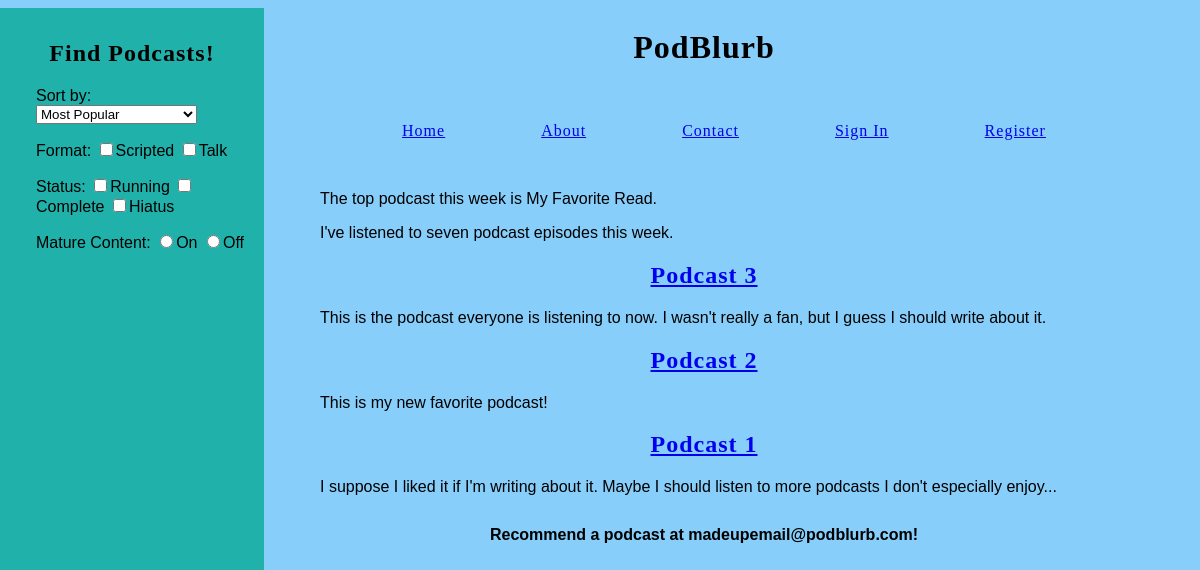
/, run on an earlier commit of the app's database.
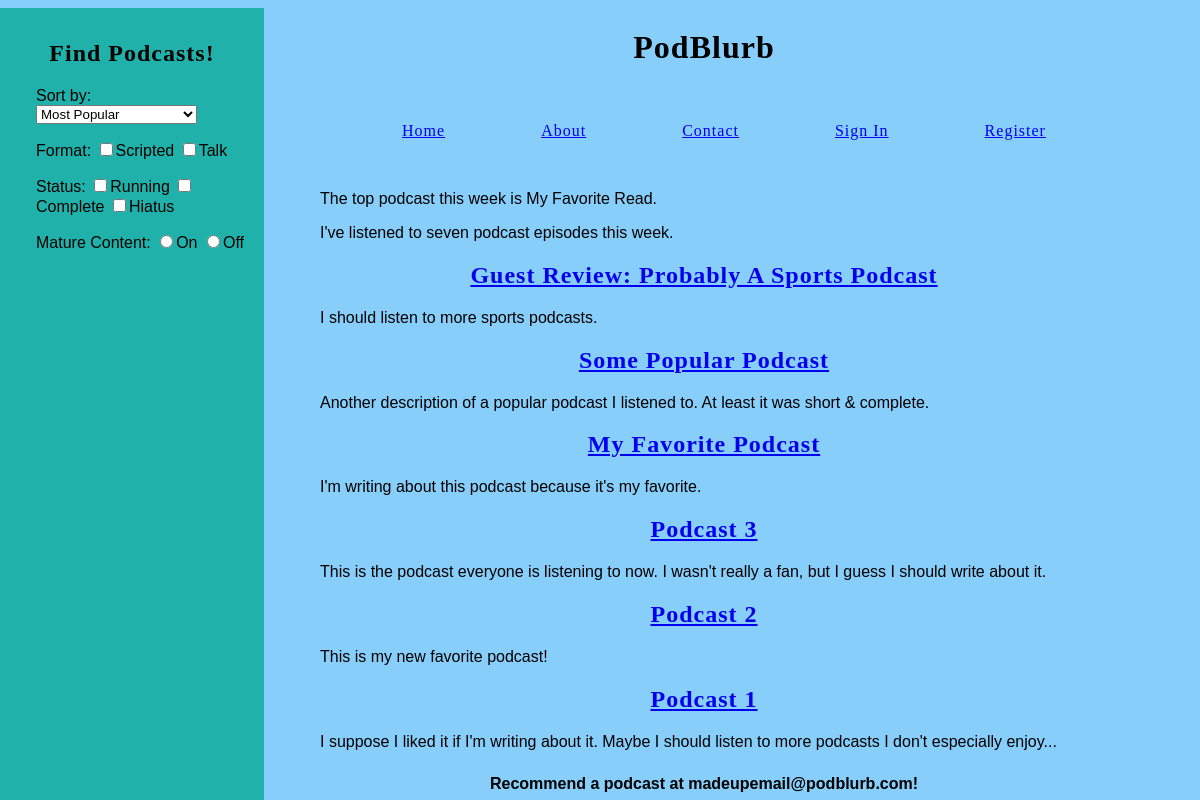
And on a later commit of the database.
### collection/models.py (models this page shows)
class podcast_show(models.Model):
    name = models.CharField(max_length=255)
    description = models.TextField()
    slug = models.SlugField(unique=True)
    user = models.OneToOneField(User, blank=True, null=True)

### collection/views.py (the view)
# urls.py: url(r'^$', views.index, name='home'),
def index(request):
    podcast = 'my favorite read'
    number = 7
    shows = podcast_show.objects.all().order_by('id').reverse()
    return render(request, 'index.html', {
        'pdc':podcast,
        'num':number,
        'podcasts':shows
    })

### collection/templates/index.html (shortened to what this page needs)
{% extends 'base.html' %}
{% load humanize %}
{% block content %}
    <p>The top podcast this week is {{pdc|title}}.</p>
    <p>I've listened to {{num|apnumber}} podcast episode{{num|pluralize}} this week.</p>
    {% for s in podcasts %}
        <h2><a href="{% url 'show' slug=s.slug %}">{{s.name}}</a></h2>
        <p>{{s.description}}</p>
    {% endfor %}
{% endblock content %}

### collection/templates/base.html (shortened to what this page needs)
{% load staticfiles %}
<!doctype html>
<html>
    <head>
        <link rel="stylesheet" href="{% static 'css/style.css' %}" type="text/css">
        <div class="sidebar">
            <h2>Find Podcasts!</h2>
            <p>
            <label>Sort by:
                <select name="pd_sorting">
                    <option value="most_popular">Most Popular</option>
                </select>
            </label>
            </p>
            <p>
            <label>Format:
                <input type="checkbox" name="pd_format" value="scripted" />Scripted
                <input type="checkbox" name="pd_format" value="talk" />Talk
            </label>
            </p>
            <p>
            <label>Status:
                <input type="checkbox" name="pd_status" value="running" />Running
                <input type="checkbox" name="pd_status" value="complete" />Complete
                <input type="checkbox" name="pd_status" value="hiatus" />Hiatus
            </label>
            </p>
            <p>
            <label>Mature Content:
                <input type="radio" name="pd_mature" value="on" />On
                <input type="radio" name="pd_mature" value="off" />Off
            </label>
            </p>
        </div>
        <div class="banner">
            <h1>PodBlurb</h1>
            <nav>
                <ul>
                    <li><a href="{% url 'home' %}">Home</a></li>
                    <li><a href="{% url 'about' %}">About</a></li>
                    <li><a href="{% url 'contact' %}">Contact</a></li>
                    {% if user.is_authenticated %}
                    <li><a href={% url 'auth_logout' %}>Logout</a></li >
                    {% else %}
                    <li><a href={% url 'auth_login' %}>Sign In</a></li>
                    <li><a href={% url 'registration_register' %}>Register</a></li>
                    {% endif %}
                </ul>
            </nav>
        </div>
    </head>
    <body>
        {% block content %}{% endblock content %}
        <div class="foot">
            <footer>
                Recommend a podcast at madeupemail@podblurb.com!
            </footer>
        </div>
    </body>
</html>

### collection/static/css/style.css (style rules this page uses)
body { background-color: lightskyblue; width: 80%; position: absolute; left: 18%; padding-bottom: 2%; }
h1, h2, h3, a { text-align: center; font-family: Impact, fantasy; font-stretch: extra-condensed; letter-spacing: 1px; }
p, form input[type=submit] { font-family: Gill Sans, Trebuchet, sans-serif; position: relative; margin-left: 10%; }
nav { text-align: center; display: inline; padding: 5%; padding-bottom: 1%; }
nav li { display: inline; padding: 5%; }
footer { width: 80%; position: absolute; bottom: 0; height: 2%; text-align: center; left: 10%; }
.sidebar { background-color: lightseagreen; position: fixed; left: 0; min-height: 102%; width: 20%; margin: 2%; margin-left: 0; margin-top: 0; padding: 1%; clear: both; }
.foot { font-family: Gill Sans, Trebuchet, sans-serif; font-weight: bold; }

What changed in the data, as far as the page shows it:
added podcast_show: name "Guest Review: Probably A Sports Podcast", description "I should listen to more sports podcasts."
added podcast_show: name "Some Popular Podcast", description "Another description of a popular podcast I listened to. At least it was short & complete."
added podcast_show: name "My Favorite Podcast", description "I'm writing about this podcast because it's my favorite."
